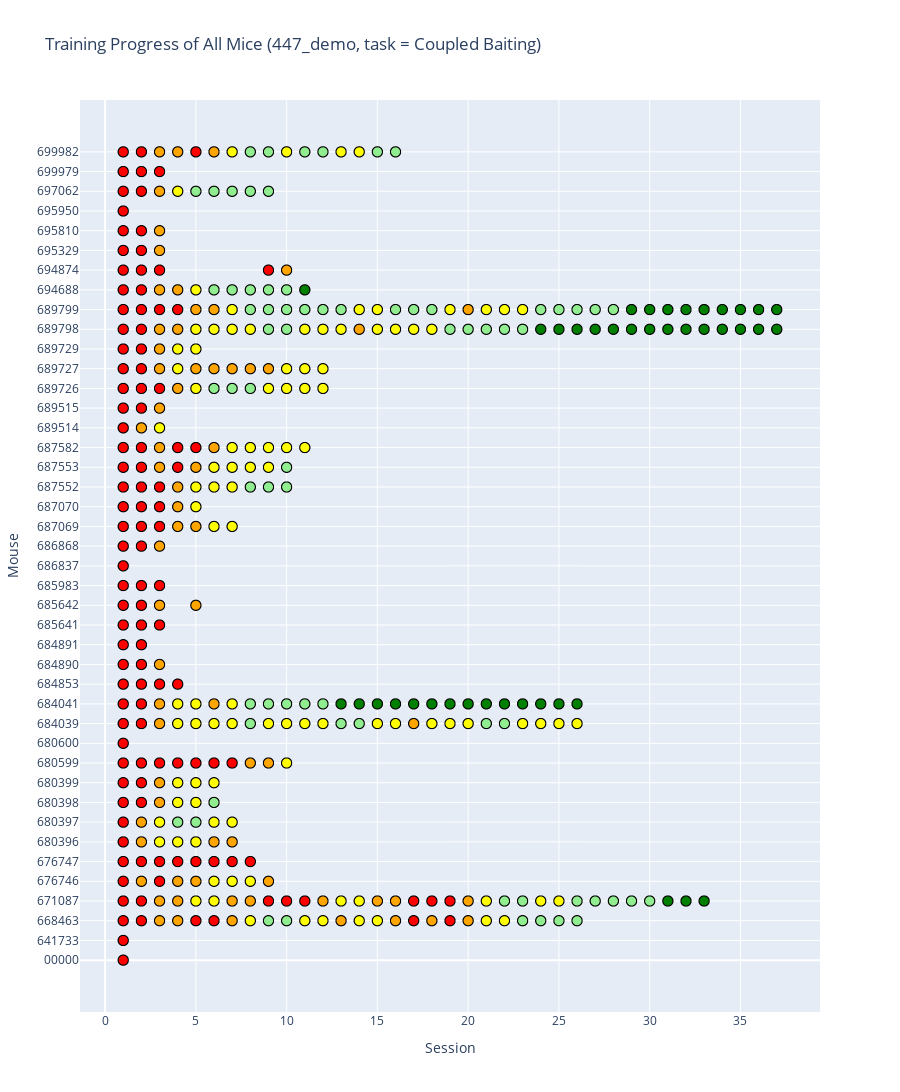

Notebook code cell kept with this figure:
### Code cell
curriculum_manager_447.plot_all_progress();

### Figure 1 — Plotly figure (JSON) as saved in the notebook; plotly's stock layout.template omitted (floating-point values rounded to 4 significant figures)
{"data": [{"customdata": [["STAGE_1", null, 0]], "hovertemplate": "<b>Subject 00000 (None)<br>Session %{x}<br>%{customdata[0]}</b><br>foraging_eff = %{customdata[1]}<br>finished_trials = %{customdata[2]}<extra></extra>", "marker": {"color": ["red"], "line": {"color": "black", "width": 1}, "size": 10}, "mode": "markers", "name": "Mouse 00000", "showlegend": false, "type": "scattergl", "x": [1], "y": [0]}, {"customdata": [["STAGE_1", null, 0]], "hovertemplate": "<b>Subject 641733 (None)<br>Session %{x}<br>%{customdata[0]}</b><br>foraging_eff = %{customdata[1]}<br>finished_trials = %{customdata[2]}<extra></extra>", "marker": {"color": ["red"], "line": {"color": "black", "width": 1}, "size": 10}, "mode": "markers", "name": "Mouse 641733", "showlegend": false, "type": "scattergl", "x": [1], "y": [1]}, {"customdata": [["STAGE_1", 0.4592, 601], ["STAGE_1", 0.6793, 849], ["STAGE_2", 0.6108, 857], ["STAGE_2", 0.4301, 892], ["STAGE_1", 0.5577, 706], ["STAGE_1", 0.643, 886], ["STAGE_2", 0.6641, 859], ["STAGE_3", 0.7427, 825], ["STAGE_FINAL", 0.5412, 647], ["STAGE_FINAL", 0.6566, 764], ["STAGE_3", 0.6652, 784], ["STAGE_3", 0.4958, 452], ["STAGE_2", 0.674, 696], ["STAGE_3", 0.6143, 625], ["STAGE_3", 0.5442, 638], ["STAGE_2", 0.5316, 653], ["STAGE_1", 0.711, 730], ["STAGE_2", 0.5079, 345], ["STAGE_1", 0.602, 383], ["STAGE_2", 0.7691, 706], ["STAGE_3", 0.6931, 724], ["STAGE_3", 0.851, 769], ["STAGE_FINAL", 0.7668, 403], ["STAGE_FINAL", 0.6789, 666], ["STAGE_FINAL", 0.6985, 734], ["STAGE_FINAL", 0.7515, 791]], "hovertemplate": "<b>Subject 668463 (None)<br>Session %{x}<br>%{customdata[0]}</b><br>foraging_eff = %{customdata[1]}<br>finished_trials = %{customdata[2]}<extra></extra>", "marker": {"color": ["red", "red", "orange", "orange", "red", "red", "orange", "yellow", "lightgreen", "lightgreen", "yellow", "yellow", "orange", "yellow", "yellow", "orange", "red", "orange", "red", "orange", "yellow", "yellow", "lightgreen", "lightgreen", "lightgreen", "lightgreen"], "line": {"color": "black", "width": 1}, "size": 10}, "mode": "markers", "name": "Mouse 668463", "showlegend": false, "type": "scattergl", "x": [1, 2, 3, 4, 5, 6, 7, 8, 9, 10, 11, 12, 13, 14, 15, 16, 17, 18, 19, 20, 21, 22, 23, 24, 25, 26], "y": [2, 2, 2, 2, 2, 2, 2, 2, 2, 2, 2, 2, 2, 2, 2, 2, 2, 2, 2, 2, 2, 2, 2, 2, 2, 2]}, {"customdata": [["STAGE_1", 0.4983, 295], ["STAGE_1", 0.7131, 604], ["STAGE_2", 0.593, 823], ["STAGE_2", 0.818, 539], ["STAGE_3", 0.6704, 939], ["STAGE_3", 0.5153, 668], ["STAGE_2", 0.6224, 947], ["STAGE_2", 0.5116, 933], ["STAGE_1", 0.523, 824], ["STAGE_1", 0.5924, 889], ["STAGE_1", 0.776, 899], ["STAGE_2", 0.7499, 920], ["STAGE_3", 0.6261, 658], ["STAGE_3", 0.5806, 564], ["STAGE_2", 0.5993, 729], ["STAGE_2", 0.4105, 392], ["STAGE_1", 0.497, 893], ["STAGE_1", 0.5315, 707], ["STAGE_1", 0.6838, 929], ["STAGE_2", 0.7367, 689], ["STAGE_3", 0.7507, 687], ["STAGE_FINAL", 0.452, 500], ["STAGE_FINAL", 0.4425, 801], ["STAGE_3", 0.6865, 629], ["STAGE_3", 0.7281, 655], ["STAGE_FINAL", 0.8608, 522], ["STAGE_FINAL", 0.9005, 528], ["STAGE_FINAL", 0.897, 440], ["STAGE_FINAL", 0.7511, 765], ["STAGE_FINAL", 0.6366, 665], ["GRADUATED", 0.7599, 695], ["GRADUATED", 0.7599, 643], ["GRADUATED", 0.7601, 702]], "hovertemplate": "<b>Subject 671087 (None)<br>Session %{x}<br>%{customdata[0]}</b><br>foraging_eff = %{customdata[1]}<br>finished_trials = %{customdata[2]}<extra></extra>", "marker": {"color": ["red", "red", "orange", "orange", "yellow", "yellow", "orange", "orange", "red", "red", "red", "orange", "yellow", "yellow", "orange", "orange", "red", "red", "red", "orange", "yellow", "lightgreen", "lightgreen", "yellow", "yellow", "lightgreen", "lightgreen", "lightgreen", "lightgreen", "lightgreen", "green", "green", "green"], "line": {"color": "black", "width": 1}, "size": 10}, "mode": "markers", "name": "Mouse 671087", "showlegend": false, "type": "scattergl", "x": [1, 2, 3, 4, 5, 6, 7, 8, 9, 10, 11, 12, 13, 14, 15, 16, 17, 18, 19, 20, 21, 22, 23, 24, 25, 26, 27, 28, 29, 30, 31, 32, 33], "y": [3, 3, 3, 3, 3, 3, 3, 3, 3, 3, 3, 3, 3, 3, 3, 3, 3, 3, 3, 3, 3, 3, 3, 3, 3, 3, 3, 3, 3, 3, 3, 3, 3]}, {"customdata": [["STAGE_1", 0.7946, 243], ["STAGE_2", 0.7915, 195], ["STAGE_1", 0.9173, 230], ["STAGE_2", 0.6688, 224], ["STAGE_2", 0.9495, 315], ["STAGE_3", 0.8512, 345], ["STAGE_3", 0.9111, 203], ["STAGE_3", 0.8633, 170], ["STAGE_2", 0.5912, 142]], "hovertemplate": "<b>Subject 676746 (None)<br>Session %{x}<br>%{customdata[0]}</b><br>foraging_eff = %{customdata[1]}<br>finished_trials = %{customdata[2]}<extra></extra>", "marker": {"color": ["red", "orange", "red", "orange", "orange", "yellow", "yellow", "yellow", "orange"], "line": {"color": "black", "width": 1}, "size": 10}, "mode": "markers", "name": "Mouse 676746", "showlegend": false, "type": "scattergl", "x": [1, 2, 3, 4, 5, 6, 7, 8, 9], "y": [4, 4, 4, 4, 4, 4, 4, 4, 4]}, {"customdata": [["STAGE_1", 1.24, 154], ["STAGE_1", 0.9583, 110], ["STAGE_1", 1.341, 60], ["STAGE_1", 1.091, 156], ["STAGE_1", 1.16, 102], ["STAGE_1", 1.093, 155], ["STAGE_1", 0.487, 64], ["STAGE_1", 0.6797, 136]], "hovertemplate": "<b>Subject 676747 (None)<br>Session %{x}<br>%{customdata[0]}</b><br>foraging_eff = %{customdata[1]}<br>finished_trials = %{customdata[2]}<extra></extra>", "marker": {"color": ["red", "red", "red", "red", "red", "red", "red", "red"], "line": {"color": "black", "width": 1}, "size": 10}, "mode": "markers", "name": "Mouse 676747", "showlegend": false, "type": "scattergl", "x": [1, 2, 3, 4, 5, 6, 7, 8], "y": [5, 5, 5, 5, 5, 5, 5, 5]}, {"customdata": [["STAGE_1", 0.8854, 362], ["STAGE_2", 0.7968, 398], ["STAGE_3", 0.8257, 343], ["STAGE_3", 0.9122, 243], ["STAGE_3", 1.014, 136], ["STAGE_2", 0.8134, 282], ["STAGE_2", 0.851, 200]], "hovertemplate": "<b>Subject 680396 (None)<br>Session %{x}<br>%{customdata[0]}</b><br>foraging_eff = %{customdata[1]}<br>finished_trials = %{customdata[2]}<extra></extra>", "marker": {"color": ["red", "orange", "yellow", "yellow", "yellow", "orange", "orange"], "line": {"color": "black", "width": 1}, "size": 10}, "mode": "markers", "name": "Mouse 680396", "showlegend": false, "type": "scattergl", "x": [1, 2, 3, 4, 5, 6, 7], "y": [6, 6, 6, 6, 6, 6, 6]}, {"customdata": [["STAGE_1", 0.7791, 456], ["STAGE_2", 0.7334, 660], ["STAGE_3", 0.7575, 630], ["STAGE_FINAL", 0.7138, 294], ["STAGE_FINAL", 0.7625, 422], ["STAGE_3", 0.7517, 354], ["STAGE_3", 0.5632, 311]], "hovertemplate": "<b>Subject 680397 (None)<br>Session %{x}<br>%{customdata[0]}</b><br>foraging_eff = %{customdata[1]}<br>finished_trials = %{customdata[2]}<extra></extra>", "marker": {"color": ["red", "orange", "yellow", "lightgreen", "lightgreen", "yellow", "yellow"], "line": {"color": "black", "width": 1}, "size": 10}, "mode": "markers", "name": "Mouse 680397", "showlegend": false, "type": "scattergl", "x": [1, 2, 3, 4, 5, 6, 7], "y": [7, 7, 7, 7, 7, 7, 7]}, {"customdata": [["STAGE_1", 0.4612, 248], ["STAGE_1", 0.7855, 380], ["STAGE_2", 0.7652, 371], ["STAGE_3", 0.8111, 241], ["STAGE_3", 0.7409, 436], ["STAGE_FINAL", 0.9777, 255]], "hovertemplate": "<b>Subject 680398 (None)<br>Session %{x}<br>%{customdata[0]}</b><br>foraging_eff = %{customdata[1]}<br>finished_trials = %{customdata[2]}<extra></extra>", "marker": {"color": ["red", "red", "orange", "yellow", "yellow", "lightgreen"], "line": {"color": "black", "width": 1}, "size": 10}, "mode": "markers", "name": "Mouse 680398", "showlegend": false, "type": "scattergl", "x": [1, 2, 3, 4, 5, 6], "y": [8, 8, 8, 8, 8, 8]}, {"customdata": [["STAGE_1", 0.3374, 312], ["STAGE_1", 0.7386, 365], ["STAGE_2", 0.7355, 491], ["STAGE_3", 0.8055, 250], ["STAGE_3", 0.8739, 259], ["STAGE_3", 0.8955, 263]], "hovertemplate": "<b>Subject 680399 (None)<br>Session %{x}<br>%{customdata[0]}</b><br>foraging_eff = %{customdata[1]}<br>finished_trials = %{customdata[2]}<extra></extra>", "marker": {"color": ["red", "red", "orange", "yellow", "yellow", "yellow"], "line": {"color": "black", "width": 1}, "size": 10}, "mode": "markers", "name": "Mouse 680399", "showlegend": false, "type": "scattergl", "x": [1, 2, 3, 4, 5, 6], "y": [9, 9, 9, 9, 9, 9]}, {"customdata": [["STAGE_1", 0.2748, 154], ["STAGE_1", 0.6259, 184], ["STAGE_1", 0.691, 89], ["STAGE_1", 0.3644, 118], ["STAGE_1", 0.7848, 79], ["STAGE_1", 0.5335, 328], ["STAGE_1", 0.6102, 338], ["STAGE_2", 0.6542, 246], ["STAGE_2", 0.7353, 318], ["STAGE_3", 0.7896, 380]], "hovertemplate": "<b>Subject 680599 (None)<br>Session %{x}<br>%{customdata[0]}</b><br>foraging_eff = %{customdata[1]}<br>finished_trials = %{customdata[2]}<extra></extra>", "marker": {"color": ["red", "red", "red", "red", "red", "red", "red", "orange", "orange", "yellow"], "line": {"color": "black", "width": 1}, "size": 10}, "mode": "markers", "name": "Mouse 680599", "showlegend": false, "type": "scattergl", "x": [1, 2, 3, 4, 5, 6, 7, 8, 9, 10], "y": [10, 10, 10, 10, 10, 10, 10, 10, 10, 10]}, {"customdata": [["STAGE_1", 0.7132, 81]], "hovertemplate": "<b>Subject 680600 (None)<br>Session %{x}<br>%{customdata[0]}</b><br>foraging_eff = %{customdata[1]}<br>finished_trials = %{customdata[2]}<extra></extra>", "marker": {"color": ["red"], "line": {"color": "black", "width": 1}, "size": 10}, "mode": "markers", "name": "Mouse 680600", "showlegend": false, "type": "scattergl", "x": [1], "y": [11]}, {"customdata": [["STAGE_1", 0.5592, 152], ["STAGE_1", 0.6468, 346], ["STAGE_2", 0.8434, 317], ["STAGE_3", 0.6979, 345], ["STAGE_3", 0.9892, 326], ["STAGE_3", 0.775, 359], ["STAGE_3", 0.8181, 415], ["STAGE_FINAL", 0.6666, 336], ["STAGE_3", 0.9923, 297], ["STAGE_3", 0.8823, 328], ["STAGE_3", 0.6403, 396], ["STAGE_3", 0.7112, 542], ["STAGE_FINAL", 0.6961, 386], ["STAGE_FINAL", 0.4824, 400], ["STAGE_3", 0.6123, 361], ["STAGE_3", 0.5332, 207], ["STAGE_2", 0.7169, 469], ["STAGE_3", 0.6151, 353], ["STAGE_3", 0.712, 396], ["STAGE_3", 0.8448, 423], ["STAGE_FINAL", 0.6499, 398], ["STAGE_FINAL", 0.5546, 364], ["STAGE_3", 0.6639, 322], ["STAGE_3", 0.6909, 371], ["STAGE_3", 0.658, 337], ["STAGE_3", 0.6237, 358]], "hovertemplate": "<b>Subject 684039 (None)<br>Session %{x}<br>%{customdata[0]}</b><br>foraging_eff = %{customdata[1]}<br>finished_trials = %{customdata[2]}<extra></extra>", "marker": {"color": ["red", "red", "orange", "yellow", "yellow", "yellow", "yellow", "lightgreen", "yellow", "yellow", "yellow", "yellow", "lightgreen", "lightgreen", "yellow", "yellow", "orange", "yellow", "yellow", "yellow", "lightgreen", "lightgreen", "yellow", "yellow", "yellow", "yellow"], "line": {"color": "black", "width": 1}, "size": 10}, "mode": "markers", "name": "Mouse 684039", "showlegend": false, "type": "scattergl", "x": [1, 2, 3, 4, 5, 6, 7, 8, 9, 10, 11, 12, 13, 14, 15, 16, 17, 18, 19, 20, 21, 22, 23, 24, 25, 26], "y": [12, 12, 12, 12, 12, 12, 12, 12, 12, 12, 12, 12, 12, 12, 12, 12, 12, 12, 12, 12, 12, 12, 12, 12, 12, 12]}, {"customdata": [["STAGE_1", 0.5594, 181], ["STAGE_1", 0.7595, 288], ["STAGE_2", 0.7361, 398], ["STAGE_3", 0.671, 287], ["STAGE_3", 0.4213, 271], ["STAGE_2", 0.7258, 398], ["STAGE_3", 0.774, 580], ["STAGE_FINAL", 0.7608, 666], ["STAGE_FINAL", 0.7561, 606], ["STAGE_FINAL", 0.8006, 645], ["STAGE_FINAL", 0.8996, 629], ["STAGE_FINAL", 0.774, 460], ["GRADUATED", 0.9255, 535], ["GRADUATED", 0.7791, 572], ["GRADUATED", 0.8033, 634], ["GRADUATED", 0.7944, 647], ["GRADUATED", 0.8393, 677], ["GRADUATED", 0.6937, 673], ["GRADUATED", 0.7236, 668], ["GRADUATED", 0.768, 657], ["GRADUATED", 0.8679, 690], ["GRADUATED", 0.8289, 677], ["GRADUATED", 0.7982, 641], ["GRADUATED", 0.7377, 689], ["GRADUATED", 0.7906, 683], ["GRADUATED", 0.5336, 668]], "hovertemplate": "<b>Subject 684041 (None)<br>Session %{x}<br>%{customdata[0]}</b><br>foraging_eff = %{customdata[1]}<br>finished_trials = %{customdata[2]}<extra></extra>", "marker": {"color": ["red", "red", "orange", "yellow", "yellow", "orange", "yellow", "lightgreen", "lightgreen", "lightgreen", "lightgreen", "lightgreen", "green", "green", "green", "green", "green", "green", "green", "green", "green", "green", "green", "green", "green", "green"], "line": {"color": "black", "width": 1}, "size": 10}, "mode": "markers", "name": "Mouse 684041", "showlegend": false, "type": "scattergl", "x": [1, 2, 3, 4, 5, 6, 7, 8, 9, 10, 11, 12, 13, 14, 15, 16, 17, 18, 19, 20, 21, 22, 23, 24, 25, 26], "y": [13, 13, 13, 13, 13, 13, 13, 13, 13, 13, 13, 13, 13, 13, 13, 13, 13, 13, 13, 13, 13, 13, 13, 13, 13, 13]}, {"customdata": [["STAGE_1", 0.7239, 190], ["STAGE_1", 0.4004, 363], ["STAGE_1", 0.6038, 100], ["STAGE_1", 0.6948, 375]], "hovertemplate": "<b>Subject 684853 (None)<br>Session %{x}<br>%{customdata[0]}</b><br>foraging_eff = %{customdata[1]}<br>finished_trials = %{customdata[2]}<extra></extra>", "marker": {"color": ["red", "red", "red", "red"], "line": {"color": "black", "width": 1}, "size": 10}, "mode": "markers", "name": "Mouse 684853", "showlegend": false, "type": "scattergl", "x": [1, 2, 3, 4], "y": [14, 14, 14, 14]}, {"customdata": [["STAGE_1", 0.2799, 154], ["STAGE_1", 0.6197, 273], ["STAGE_2", 0.7518, 247]], "hovertemplate": "<b>Subject 684890 (None)<br>Session %{x}<br>%{customdata[0]}</b><br>foraging_eff = %{customdata[1]}<br>finished_trials = %{customdata[2]}<extra></extra>", "marker": {"color": ["red", "red", "orange"], "line": {"color": "black", "width": 1}, "size": 10}, "mode": "markers", "name": "Mouse 684890", "showlegend": false, "type": "scattergl", "x": [1, 2, 3], "y": [15, 15, 15]}, {"customdata": [["STAGE_1", 0.2832, 92], ["STAGE_1", 0.627, 283]], "hovertemplate": "<b>Subject 684891 (None)<br>Session %{x}<br>%{customdata[0]}</b><br>foraging_eff = %{customdata[1]}<br>finished_trials = %{customdata[2]}<extra></extra>", "marker": {"color": ["red", "red"], "line": {"color": "black", "width": 1}, "size": 10}, "mode": "markers", "name": "Mouse 684891", "showlegend": false, "type": "scattergl", "x": [1, 2], "y": [16, 16]}, {"customdata": [["STAGE_1", 0.2658, 122], ["STAGE_1", 0.5808, 396], ["STAGE_1", 0.6488, 360]], "hovertemplate": "<b>Subject 685641 (None)<br>Session %{x}<br>%{customdata[0]}</b><br>foraging_eff = %{customdata[1]}<br>finished_trials = %{customdata[2]}<extra></extra>", "marker": {"color": ["red", "red", "red"], "line": {"color": "black", "width": 1}, "size": 10}, "mode": "markers", "name": "Mouse 685641", "showlegend": false, "type": "scattergl", "x": [1, 2, 3], "y": [17, 17, 17]}, {"customdata": [["STAGE_1", 0.2482, 142], ["STAGE_1", 0.6269, 294], ["STAGE_2", 0.6356, 259], ["STAGE_2", 0.5105, 352]], "hovertemplate": "<b>Subject 685642 (None)<br>Session %{x}<br>%{customdata[0]}</b><br>foraging_eff = %{customdata[1]}<br>finished_trials = %{customdata[2]}<extra></extra>", "marker": {"color": ["red", "red", "orange", "orange"], "line": {"color": "black", "width": 1}, "size": 10}, "mode": "markers", "name": "Mouse 685642", "showlegend": false, "type": "scattergl", "x": [1, 2, 3, 5], "y": [18, 18, 18, 18]}, {"customdata": [["STAGE_1", 0.4924, 132], ["STAGE_1", 0.7139, 179], ["STAGE_1", 0.7057, 115]], "hovertemplate": "<b>Subject 685983 (None)<br>Session %{x}<br>%{customdata[0]}</b><br>foraging_eff = %{customdata[1]}<br>finished_trials = %{customdata[2]}<extra></extra>", "marker": {"color": ["red", "red", "red"], "line": {"color": "black", "width": 1}, "size": 10}, "mode": "markers", "name": "Mouse 685983", "showlegend": false, "type": "scattergl", "x": [1, 2, 3], "y": [19, 19, 19]}, {"customdata": [["STAGE_1", null, 0]], "hovertemplate": "<b>Subject 686837 (None)<br>Session %{x}<br>%{customdata[0]}</b><br>foraging_eff = %{customdata[1]}<br>finished_trials = %{customdata[2]}<extra></extra>", "marker": {"color": ["red"], "line": {"color": "black", "width": 1}, "size": 10}, "mode": "markers", "name": "Mouse 686837", "showlegend": false, "type": "scattergl", "x": [1], "y": [20]}, {"customdata": [["STAGE_1", 0.4089, 214], ["STAGE_1", 0.645, 391], ["STAGE_2", 0.6179, 394]], "hovertemplate": "<b>Subject 686868 (None)<br>Session %{x}<br>%{customdata[0]}</b><br>foraging_eff = %{customdata[1]}<br>finished_trials = %{customdata[2]}<extra></extra>", "marker": {"color": ["red", "red", "orange"], "line": {"color": "black", "width": 1}, "size": 10}, "mode": "markers", "name": "Mouse 686868", "showlegend": false, "type": "scattergl", "x": [1, 2, 3], "y": [21, 21, 21]}, {"customdata": [["STAGE_1", 0.5215, 151], ["STAGE_1", 0.5362, 401], ["STAGE_1", 0.7571, 327], ["STAGE_2", 0.6102, 390], ["STAGE_2", 0.7111, 383], ["STAGE_3", 0.6908, 454], ["STAGE_3", 0.7404, 563]], "hovertemplate": "<b>Subject 687069 (None)<br>Session %{x}<br>%{customdata[0]}</b><br>foraging_eff = %{customdata[1]}<br>finished_trials = %{customdata[2]}<extra></extra>", "marker": {"color": ["red", "red", "red", "orange", "orange", "yellow", "yellow"], "line": {"color": "black", "width": 1}, "size": 10}, "mode": "markers", "name": "Mouse 687069", "showlegend": false, "type": "scattergl", "x": [1, 2, 3, 4, 5, 6, 7], "y": [22, 22, 22, 22, 22, 22, 22]}, {"customdata": [["STAGE_1", 0.5893, 140], ["STAGE_1", 0.7943, 186], ["STAGE_1", 0.7396, 239], ["STAGE_2", 0.7309, 300], ["STAGE_3", 0.8553, 292]], "hovertemplate": "<b>Subject 687070 (None)<br>Session %{x}<br>%{customdata[0]}</b><br>foraging_eff = %{customdata[1]}<br>finished_trials = %{customdata[2]}<extra></extra>", "marker": {"color": ["red", "red", "red", "orange", "yellow"], "line": {"color": "black", "width": 1}, "size": 10}, "mode": "markers", "name": "Mouse 687070", "showlegend": false, "type": "scattergl", "x": [1, 2, 3, 4, 5], "y": [23, 23, 23, 23, 23]}, {"customdata": [["STAGE_1", 0.4755, 163], ["STAGE_1", 0.5858, 355], ["STAGE_1", 0.7503, 363], ["STAGE_2", 0.6647, 447], ["STAGE_3", 0.8095, 384], ["STAGE_3", 0.766, 335], ["STAGE_3", 0.8255, 490], ["STAGE_FINAL", 0.8608, 406], ["STAGE_FINAL", 0.8311, 493], ["STAGE_FINAL", 0.7823, 483]], "hovertemplate": "<b>Subject 687552 (None)<br>Session %{x}<br>%{customdata[0]}</b><br>foraging_eff = %{customdata[1]}<br>finished_trials = %{customdata[2]}<extra></extra>", "marker": {"color": ["red", "red", "red", "orange", "yellow", "yellow", "yellow", "lightgreen", "lightgreen", "lightgreen"], "line": {"color": "black", "width": 1}, "size": 10}, "mode": "markers", "name": "Mouse 687552", "showlegend": false, "type": "scattergl", "x": [1, 2, 3, 4, 5, 6, 7, 8, 9, 10], "y": [24, 24, 24, 24, 24, 24, 24, 24, 24, 24]}, {"customdata": [["STAGE_1", 0.5132, 190], ["STAGE_1", 0.7228, 245], ["STAGE_2", 0.7617, 192], ["STAGE_1", 0.7565, 220], ["STAGE_2", 0.8034, 369], ["STAGE_3", 0.7828, 342], ["STAGE_3", 0.8766, 219], ["STAGE_3", 0.878, 239], ["STAGE_3", 0.8866, 402], ["STAGE_FINAL", 0.6846, 491]], "hovertemplate": "<b>Subject 687553 (None)<br>Session %{x}<br>%{customdata[0]}</b><br>foraging_eff = %{customdata[1]}<br>finished_trials = %{customdata[2]}<extra></extra>", "marker": {"color": ["red", "red", "orange", "red", "orange", "yellow", "yellow", "yellow", "yellow", "lightgreen"], "line": {"color": "black", "width": 1}, "size": 10}, "mode": "markers", "name": "Mouse 687553", "showlegend": false, "type": "scattergl", "x": [1, 2, 3, 4, 5, 6, 7, 8, 9, 10], "y": [25, 25, 25, 25, 25, 25, 25, 25, 25, 25]}, {"customdata": [["STAGE_1", 0, 79], ["STAGE_1", 0.6302, 240], ["STAGE_2", 0.8561, 143], ["STAGE_1", 0.5936, 241], ["STAGE_1", 0.6993, 297], ["STAGE_2", 0.7413, 321], ["STAGE_3", 0.7744, 259], ["STAGE_3", 0.7293, 271], ["STAGE_3", 0.7187, 360], ["STAGE_3", 0.7655, 399], ["STAGE_3", 0.9026, 424]], "hovertemplate": "<b>Subject 687582 (None)<br>Session %{x}<br>%{customdata[0]}</b><br>foraging_eff = %{customdata[1]}<br>finished_trials = %{customdata[2]}<extra></extra>", "marker": {"color": ["red", "red", "orange", "red", "red", "orange", "yellow", "yellow", "yellow", "yellow", "yellow"], "line": {"color": "black", "width": 1}, "size": 10}, "mode": "markers", "name": "Mouse 687582", "showlegend": false, "type": "scattergl", "x": [1, 2, 3, 4, 5, 6, 7, 8, 9, 10, 11], "y": [26, 26, 26, 26, 26, 26, 26, 26, 26, 26, 26]}, {"customdata": [["STAGE_1", 0.695, 232], ["STAGE_2", 0.7166, 304], ["STAGE_3", 0.7557, 344]], "hovertemplate": "<b>Subject 689514 (None)<br>Session %{x}<br>%{customdata[0]}</b><br>foraging_eff = %{customdata[1]}<br>finished_trials = %{customdata[2]}<extra></extra>", "marker": {"color": ["red", "orange", "yellow"], "line": {"color": "black", "width": 1}, "size": 10}, "mode": "markers", "name": "Mouse 689514", "showlegend": false, "type": "scattergl", "x": [1, 2, 3], "y": [27, 27, 27]}, {"customdata": [["STAGE_1", 0.5156, 160], ["STAGE_1", 0.6352, 350], ["STAGE_2", 0.8468, 345]], "hovertemplate": "<b>Subject 689515 (None)<br>Session %{x}<br>%{customdata[0]}</b><br>foraging_eff = %{customdata[1]}<br>finished_trials = %{customdata[2]}<extra></extra>", "marker": {"color": ["red", "red", "orange"], "line": {"color": "black", "width": 1}, "size": 10}, "mode": "markers", "name": "Mouse 689515", "showlegend": false, "type": "scattergl", "x": [1, 2, 3], "y": [28, 28, 28]}, {"customdata": [["STAGE_1", null, 0], ["STAGE_1", 0.1753, 266], ["STAGE_1", 0.7735, 302], ["STAGE_2", 0.8124, 333], ["STAGE_3", 0.7491, 441], ["STAGE_FINAL", 0.7633, 417], ["STAGE_FINAL", 0.6492, 385], ["STAGE_FINAL", 0.7179, 289], ["STAGE_3", 0.8316, 258], ["STAGE_3", 0.8273, 285], ["STAGE_3", 0.6856, 270], ["STAGE_3", 0.7044, 297]], "hovertemplate": "<b>Subject 689726 (None)<br>Session %{x}<br>%{customdata[0]}</b><br>foraging_eff = %{customdata[1]}<br>finished_trials = %{customdata[2]}<extra></extra>", "marker": {"color": ["red", "red", "red", "orange", "yellow", "lightgreen", "lightgreen", "lightgreen", "yellow", "yellow", "yellow", "yellow"], "line": {"color": "black", "width": 1}, "size": 10}, "mode": "markers", "name": "Mouse 689726", "showlegend": false, "type": "scattergl", "x": [1, 2, 3, 4, 5, 6, 7, 8, 9, 10, 11, 12], "y": [29, 29, 29, 29, 29, 29, 29, 29, 29, 29, 29, 29]}, {"customdata": [["STAGE_1", 0.147, 172], ["STAGE_1", 0.6234, 237], ["STAGE_2", 0.7422, 341], ["STAGE_3", 0.4932, 251], ["STAGE_2", 0.8616, 265], ["STAGE_2", 0.5551, 280], ["STAGE_2", 0.8828, 282], ["STAGE_2", 0.6877, 230], ["STAGE_2", 0.676, 391], ["STAGE_3", 0.7741, 253], ["STAGE_3", 0.8607, 286], ["STAGE_3", 0.7168, 366]], "hovertemplate": "<b>Subject 689727 (None)<br>Session %{x}<br>%{customdata[0]}</b><br>foraging_eff = %{customdata[1]}<br>finished_trials = %{customdata[2]}<extra></extra>", "marker": {"color": ["red", "red", "orange", "yellow", "orange", "orange", "orange", "orange", "orange", "yellow", "yellow", "yellow"], "line": {"color": "black", "width": 1}, "size": 10}, "mode": "markers", "name": "Mouse 689727", "showlegend": false, "type": "scattergl", "x": [1, 2, 3, 4, 5, 6, 7, 8, 9, 10, 11, 12], "y": [30, 30, 30, 30, 30, 30, 30, 30, 30, 30, 30, 30]}, {"customdata": [["STAGE_1", 0.1264, 387], ["STAGE_1", 0.6269, 410], ["STAGE_2", 0.6846, 442], ["STAGE_3", 0.8212, 340], ["STAGE_3", 0.7378, 440]], "hovertemplate": "<b>Subject 689729 (None)<br>Session %{x}<br>%{customdata[0]}</b><br>foraging_eff = %{customdata[1]}<br>finished_trials = %{customdata[2]}<extra></extra>", "marker": {"color": ["red", "red", "orange", "yellow", "yellow"], "line": {"color": "black", "width": 1}, "size": 10}, "mode": "markers", "name": "Mouse 689729", "showlegend": false, "type": "scattergl", "x": [1, 2, 3, 4, 5], "y": [31, 31, 31, 31, 31]}, {"customdata": [["STAGE_1", 0.2615, 48], ["STAGE_1", 0.6565, 238], ["STAGE_2", 0.6194, 333], ["STAGE_2", 0.7247, 326], ["STAGE_3", 0.7493, 380], ["STAGE_3", 0.7921, 323], ["STAGE_3", 0.8289, 388], ["STAGE_3", 0.8214, 420], ["STAGE_FINAL", 0.9392, 396], ["STAGE_FINAL", 0.7823, 294], ["STAGE_3", 0.7039, 388], ["STAGE_3", 0.8254, 357], ["STAGE_3", 1.307, 11], ["STAGE_2", 0.7051, 502], ["STAGE_3", 0.6482, 413], ["STAGE_3", 0.6957, 594], ["STAGE_3", 0.6754, 556], ["STAGE_3", 0.8435, 524], ["STAGE_FINAL", 0.7567, 501], ["STAGE_FINAL", 0.7037, 600], ["STAGE_FINAL", 0.6546, 516], ["STAGE_FINAL", 0.7479, 382], ["STAGE_FINAL", 0.7361, 537], ["GRADUATED", 0.7812, 92], ["GRADUATED", 0.8525, 489], ["GRADUATED", 0.8599, 408], ["GRADUATED", 0.8158, 448], ["GRADUATED", 0.8737, 591], ["GRADUATED", 0.8434, 615], ["GRADUATED", 0.8805, 640], ["GRADUATED", 0.8565, 659], ["GRADUATED", 0.832, 641], ["GRADUATED", 0.7705, 502], ["GRADUATED", 0.9122, 600], ["GRADUATED", 0.8491, 663], ["GRADUATED", 0.8098, 603], ["GRADUATED", 0.8691, 655]], "hovertemplate": "<b>Subject 689798 (None)<br>Session %{x}<br>%{customdata[0]}</b><br>foraging_eff = %{customdata[1]}<br>finished_trials = %{customdata[2]}<extra></extra>", "marker": {"color": ["red", "red", "orange", "orange", "yellow", "yellow", "yellow", "yellow", "lightgreen", "lightgreen", "yellow", "yellow", "yellow", "orange", "yellow", "yellow", "yellow", "yellow", "lightgreen", "lightgreen", "lightgreen", "lightgreen", "lightgreen", "green", "green", "green", "green", "green", "green", "green", "green", "green", "green", "green", "green", "green", "green"], "line": {"color": "black", "width": 1}, "size": 10}, "mode": "markers", "name": "Mouse 689798", "showlegend": false, "type": "scattergl", "x": [1, 2, 3, 4, 5, 6, 7, 8, 9, 10, 11, 12, 13, 14, 15, 16, 17, 18, 19, 20, 21, 22, 23, 24, 25, 26, 27, 28, 29, 30, 31, 32, 33, 34, 35, 36, 37], "y": [32, 32, 32, 32, 32, 32, 32, 32, 32, 32, 32, 32, 32, 32, 32, 32, 32, 32, 32, 32, 32, 32, 32, 32, 32, 32, 32, 32, 32, 32, 32, 32, 32, 32, 32, 32, 32]}, {"customdata": [["STAGE_1", 0, 161], ["STAGE_1", 0.3837, 215], ["STAGE_1", 0.393, 264], ["STAGE_1", 0.6197, 238], ["STAGE_2", 0.6025, 347], ["STAGE_2", 0.7518, 322], ["STAGE_3", 0.8576, 484], ["STAGE_FINAL", 0.8096, 344], ["STAGE_FINAL", 0.7467, 462], ["STAGE_FINAL", 0.86, 445], ["STAGE_FINAL", 0.6814, 519], ["STAGE_FINAL", 0.7813, 341], ["STAGE_FINAL", 0.8421, 14], ["STAGE_3", 0.7555, 387], ["STAGE_3", 0.8332, 515], ["STAGE_FINAL", 0.6721, 428], ["STAGE_FINAL", 0.592, 470], ["STAGE_FINAL", 0.5224, 492], ["STAGE_3", null, 0], ["STAGE_2", 0.6777, 494], ["STAGE_3", 0.6908, 529], ["STAGE_3", 0.7696, 386], ["STAGE_3", 0.7394, 558], ["STAGE_FINAL", 0.6802, 617], ["STAGE_FINAL", 0.868, 603], ["STAGE_FINAL", 0.7416, 550], ["STAGE_FINAL", 0.805, 618], ["STAGE_FINAL", 0.6763, 631], ["GRADUATED", 0.6164, 635], ["GRADUATED", 0.8078, 575], ["GRADUATED", 0.7486, 614], ["GRADUATED", 0.7034, 601], ["GRADUATED", 0.6245, 610], ["GRADUATED", 0.7271, 649], ["GRADUATED", 0.9069, 565], ["GRADUATED", 0.766, 626], ["GRADUATED", 0.7827, 614]], "hovertemplate": "<b>Subject 689799 (None)<br>Session %{x}<br>%{customdata[0]}</b><br>foraging_eff = %{customdata[1]}<br>finished_trials = %{customdata[2]}<extra></extra>", "marker": {"color": ["red", "red", "red", "red", "orange", "orange", "yellow", "lightgreen", "lightgreen", "lightgreen", "lightgreen", "lightgreen", "lightgreen", "yellow", "yellow", "lightgreen", "lightgreen", "lightgreen", "yellow", "orange", "yellow", "yellow", "yellow", "lightgreen", "lightgreen", "lightgreen", "lightgreen", "lightgreen", "green", "green", "green", "green", "green", "green", "green", "green", "green"], "line": {"color": "black", "width": 1}, "size": 10}, "mode": "markers", "name": "Mouse 689799", "showlegend": false, "type": "scattergl", "x": [1, 2, 3, 4, 5, 6, 7, 8, 9, 10, 11, 12, 13, 14, 15, 16, 17, 18, 19, 20, 21, 22, 23, 24, 25, 26, 27, 28, 29, 30, 31, 32, 33, 34, 35, 36, 37], "y": [33, 33, 33, 33, 33, 33, 33, 33, 33, 33, 33, 33, 33, 33, 33, 33, 33, 33, 33, 33, 33, 33, 33, 33, 33, 33, 33, 33, 33, 33, 33, 33, 33, 33, 33, 33, 33]}, {"customdata": [["STAGE_1", 0.3033, 259], ["STAGE_1", 0.6163, 288], ["STAGE_2", 0.7603, 268], ["STAGE_2", 0.7359, 428], ["STAGE_3", 0.7047, 589], ["STAGE_FINAL", 0.7417, 480], ["STAGE_FINAL", 0.9351, 515], ["STAGE_FINAL", 0.7445, 565], ["STAGE_FINAL", 0.7249, 584], ["STAGE_FINAL", 0.7417, 608], ["GRADUATED", 0.7004, 618]], "hovertemplate": "<b>Subject 694688 (None)<br>Session %{x}<br>%{customdata[0]}</b><br>foraging_eff = %{customdata[1]}<br>finished_trials = %{customdata[2]}<extra></extra>", "marker": {"color": ["red", "red", "orange", "orange", "yellow", "lightgreen", "lightgreen", "lightgreen", "lightgreen", "lightgreen", "green"], "line": {"color": "black", "width": 1}, "size": 10}, "mode": "markers", "name": "Mouse 694688", "showlegend": false, "type": "scattergl", "x": [1, 2, 3, 4, 5, 6, 7, 8, 9, 10, 11], "y": [34, 34, 34, 34, 34, 34, 34, 34, 34, 34, 34]}, {"customdata": [["STAGE_1", 0.5276, 199], ["STAGE_1", 0.577, 224], ["STAGE_1", 0.6591, 184], ["STAGE_1", 0.788, 254], ["STAGE_2", 0.9198, 248]], "hovertemplate": "<b>Subject 694874 (None)<br>Session %{x}<br>%{customdata[0]}</b><br>foraging_eff = %{customdata[1]}<br>finished_trials = %{customdata[2]}<extra></extra>", "marker": {"color": ["red", "red", "red", "red", "orange"], "line": {"color": "black", "width": 1}, "size": 10}, "mode": "markers", "name": "Mouse 694874", "showlegend": false, "type": "scattergl", "x": [1, 2, 3, 9, 10], "y": [35, 35, 35, 35, 35]}, {"customdata": [["STAGE_1", 0.4329, 318], ["STAGE_1", 0.7381, 283], ["STAGE_2", 0.6675, 309]], "hovertemplate": "<b>Subject 695329 (None)<br>Session %{x}<br>%{customdata[0]}</b><br>foraging_eff = %{customdata[1]}<br>finished_trials = %{customdata[2]}<extra></extra>", "marker": {"color": ["red", "red", "orange"], "line": {"color": "black", "width": 1}, "size": 10}, "mode": "markers", "name": "Mouse 695329", "showlegend": false, "type": "scattergl", "x": [1, 2, 3], "y": [36, 36, 36]}, {"customdata": [["STAGE_1", 0.3272, 236], ["STAGE_1", 0.6731, 234], ["STAGE_2", 0.7334, 271]], "hovertemplate": "<b>Subject 695810 (None)<br>Session %{x}<br>%{customdata[0]}</b><br>foraging_eff = %{customdata[1]}<br>finished_trials = %{customdata[2]}<extra></extra>", "marker": {"color": ["red", "red", "orange"], "line": {"color": "black", "width": 1}, "size": 10}, "mode": "markers", "name": "Mouse 695810", "showlegend": false, "type": "scattergl", "x": [1, 2, 3], "y": [37, 37, 37]}, {"customdata": [["STAGE_1", 0.556, 344]], "hovertemplate": "<b>Subject 695950 (None)<br>Session %{x}<br>%{customdata[0]}</b><br>foraging_eff = %{customdata[1]}<br>finished_trials = %{customdata[2]}<extra></extra>", "marker": {"color": ["red"], "line": {"color": "black", "width": 1}, "size": 10}, "mode": "markers", "name": "Mouse 695950", "showlegend": false, "type": "scattergl", "x": [1], "y": [38]}, {"customdata": [["STAGE_1", 0.06587, 246], ["STAGE_1", 0.6998, 209], ["STAGE_2", 0.6942, 428], ["STAGE_3", 0.7371, 507], ["STAGE_FINAL", 0.8056, 426], ["STAGE_FINAL", 0.8106, 509], ["STAGE_FINAL", 0.933, 465], ["STAGE_FINAL", 0.7561, 548], ["STAGE_FINAL", 0.6794, 459]], "hovertemplate": "<b>Subject 697062 (None)<br>Session %{x}<br>%{customdata[0]}</b><br>foraging_eff = %{customdata[1]}<br>finished_trials = %{customdata[2]}<extra></extra>", "marker": {"color": ["red", "red", "orange", "yellow", "lightgreen", "lightgreen", "lightgreen", "lightgreen", "lightgreen"], "line": {"color": "black", "width": 1}, "size": 10}, "mode": "markers", "name": "Mouse 697062", "showlegend": false, "type": "scattergl", "x": [1, 2, 3, 4, 5, 6, 7, 8, 9], "y": [39, 39, 39, 39, 39, 39, 39, 39, 39]}, {"customdata": [["STAGE_1", 0, 69], ["STAGE_1", 0.6286, 156], ["STAGE_1", 0.7399, 145]], "hovertemplate": "<b>Subject 699979 (None)<br>Session %{x}<br>%{customdata[0]}</b><br>foraging_eff = %{customdata[1]}<br>finished_trials = %{customdata[2]}<extra></extra>", "marker": {"color": ["red", "red", "red"], "line": {"color": "black", "width": 1}, "size": 10}, "mode": "markers", "name": "Mouse 699979", "showlegend": false, "type": "scattergl", "x": [1, 2, 3], "y": [40, 40, 40]}, {"customdata": [["STAGE_1", 0, 119], ["STAGE_1", 0.689, 246], ["STAGE_2", 0.9274, 221], ["STAGE_2", 0.6233, 128], ["STAGE_1", 0.8519, 289], ["STAGE_2", 0.7403, 528], ["STAGE_3", 0.8261, 487], ["STAGE_FINAL", 0.8782, 392], ["STAGE_FINAL", 0.7608, 375], ["STAGE_3", 0.7913, 435], ["STAGE_FINAL", 0.9059, 393], ["STAGE_FINAL", 0.9696, 321], ["STAGE_3", 0.8263, 395], ["STAGE_3", 1.011, 420], ["STAGE_FINAL", 0.7526, 455], ["STAGE_FINAL", 0.8243, 466]], "hovertemplate": "<b>Subject 699982 (None)<br>Session %{x}<br>%{customdata[0]}</b><br>foraging_eff = %{customdata[1]}<br>finished_trials = %{customdata[2]}<extra></extra>", "marker": {"color": ["red", "red", "orange", "orange", "red", "orange", "yellow", "lightgreen", "lightgreen", "yellow", "lightgreen", "lightgreen", "yellow", "yellow", "lightgreen", "lightgreen"], "line": {"color": "black", "width": 1}, "size": 10}, "mode": "markers", "name": "Mouse 699982", "showlegend": false, "type": "scattergl", "x": [1, 2, 3, 4, 5, 6, 7, 8, 9, 10, 11, 12, 13, 14, 15, 16], "y": [41, 41, 41, 41, 41, 41, 41, 41, 41, 41, 41, 41, 41, 41, 41, 41]}], "layout": {"height": 1200, "title": {"text": "Training Progress of All Mice (447_demo, task = Coupled Baiting)"}, "xaxis": {"title": {"text": "Session"}}, "yaxis": {"tickmode": "array", "ticktext": ["00000", "641733", "668463", "671087", "676746", "676747", "680396", "680397", "680398", "680399", "680599", "680600", "684039", "684041", "684853", "684890", "684891", "685641", "685642", "685983", "686837", "686868", "687069", "687070", "687552", "687553", "687582", "689514", "689515", "689726", "689727", "689729", "689798", "689799", "694688", "694874", "695329", "695810", "695950", "697062", "699979", "699982"], "tickvals": [0, 1, 2, 3, 4, 5, 6, 7, 8, 9, 10, 11, 12, 13, 14, 15, 16, 17, 18, 19, 20, 21, 22, 23, 24, 25, 26, 27, 28, 29, 30, 31, 32, 33, 34, 35, 36, 37, 38, 39, 40, 41], "title": {"text": "Mouse"}}}}
